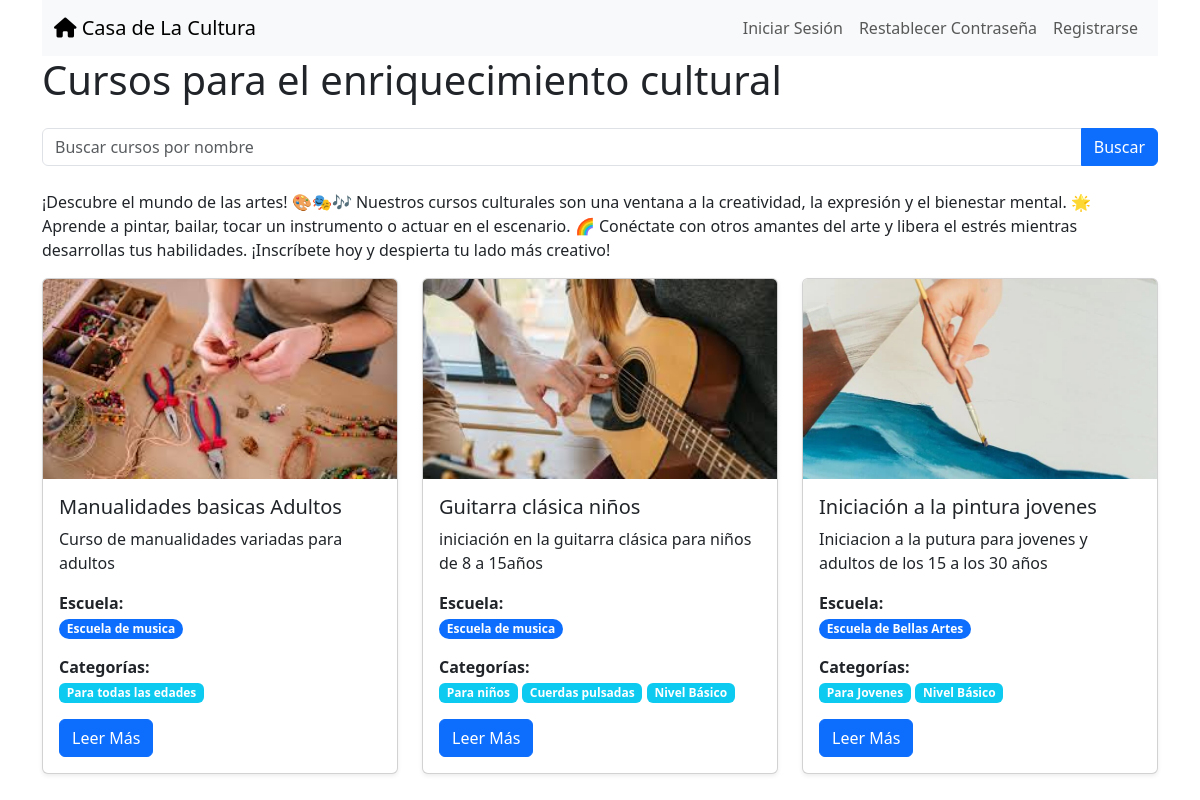
/index, run on the app's committed database.
### cursos/models.py (models this page shows, shortened)
class Curso(models.Model):
    nombre = models.CharField(max_length=200)
    descripcion = models.TextField()
    fecha_inicio = models.DateField(blank=False)
    fecha_fin = models.DateField(blank=False)
    precio = models.DecimalField(max_digits=10, decimal_places=2)
    capacidad = models.IntegerField()
    horas_semanales = models.IntegerField()
    image = models.FileField(upload_to="cursos_images/", blank=True)
    categorias = models.ManyToManyField(Categoria, related_name='cursos', blank=True)
    escuela = models.ForeignKey(Escuelas, related_name='cursos', null=True,on_delete=models.CASCADE)

class Escuelas(models.Model):
    nombre = models.CharField(max_length=200)
    descripcion = models.TextField(blank=True, null=True)
    def __str__(self):
        return self.nombre

class Categoria(models.Model):
    nombre = models.CharField(max_length=200)
    descripcion = models.TextField(blank=True, null=True)

### pages/views.py (the view)
# urls.py: path("", views.Curso_index, name="curso_index"),
def Curso_index(request):
    Cursos = Curso.objects.all()
    context = {
        "Cursos": Cursos
    }
    return render(request, "cursos/curso_index.html", context)

### cursos/templates/cursos/curso_index.html
{% extends "base.html" %}
{% block page_content %}
<h1 class="mb-4">Cursos para el enriquecimiento cultural</h1>
<form method="GET" action="{% url 'curso_index' %}" class="mb-4">
    <div class="input-group">
        <input type="text" name="q" class="form-control" placeholder="Buscar cursos por nombre" value="{{ query }}">
        <button type="submit" class="btn btn-primary">Buscar</button>
    </div>
</form>
<p>¡Descubre el mundo de las artes! 🎨🎭🎶 Nuestros cursos culturales son una ventana a la creatividad, la expresión y el bienestar mental. 🌟 Aprende a pintar, bailar, tocar un instrumento o actuar en el escenario. 🌈 Conéctate con otros amantes del arte y libera el estrés mientras desarrollas tus habilidades. ¡Inscríbete hoy y despierta tu lado más creativo!</p>
<div class="row">
{% for Curso in Cursos %}
    <div class="col-md-4">
        <div class="card h-100 shadow-sm">
            {% if Curso.image %}
                <img class="card-img-top" src="{{ Curso.image.url }}" alt="Imagen del curso" style="height: 200px; object-fit: cover;" overflow = "hidden">
            {% endif %}
            <div class="card-body d-flex flex-column">
                <h5 class="card-title">{{ Curso.nombre }}</h5>
                <p class="card-text">{{ Curso.descripcion|truncatewords:20 }}</p>
                <p class="card-text">
                    <strong>Escuela:</strong>
                    <br>
                        <span class="badge rounded-pill bg-primary">{{ Curso.escuela }}</span>
                </p>
                <p class="card-text">
                    <strong>Categorías:</strong>
                    <br>
                    {% for categoria in Curso.categorias.all %}
                        <span class="badge bg-info" title="{{ categoria.descripcion }}" >{{ categoria.nombre }}</span>
                    {% endfor %}
                </p>
                <div class="mt-auto">
                    <a href="{% url 'curso_detail' Curso.pk %}"
                    class="btn btn-primary btn-block">
                    Leer Más
                    </a>
                </div>
            </div>
        </div>
    </div>
    {% endfor %}
</div>
{% endblock %}

### data on the page
Curso: image (picture), nombre "Manualidades basicas Adultos", descripcion "Curso de manualidades variadas para adultos", escuela "Escuela de musica"
Categoria: nombre "Para todas las edades"
Curso: image (picture), nombre "Guitarra clásica niños", descripcion "iniciación en la guitarra clásica para niños de 8 a 15años", escuela "Escuela de musica"
Categoria: nombre "Para niños"
Categoria: nombre "Cuerdas pulsadas"
Categoria: nombre "Nivel Básico"
Curso: image (picture), nombre "Iniciación a la pintura jovenes", descripcion "Iniciacion a la putura para jovenes y adultos de los 15 a los 30 años", escuela "Escuela de Bellas Artes"
Categoria: nombre "Para Jovenes"
